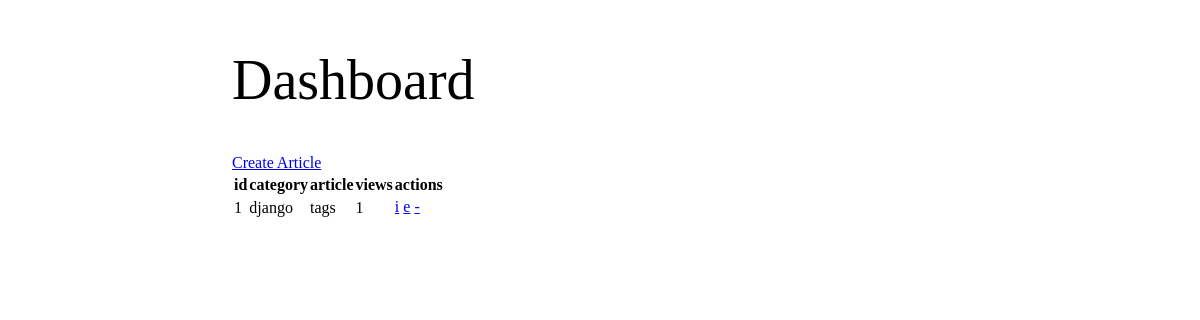
Page /dashboard/ (signed in) on the earlier database version.
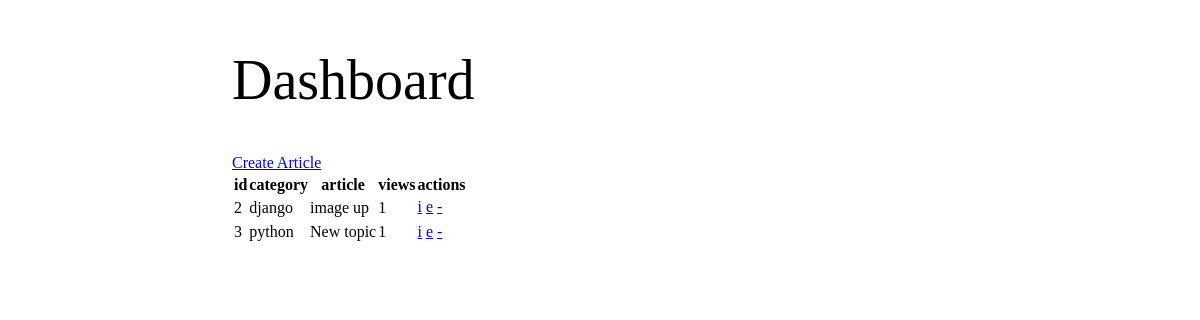
Same page on the later database version.
### blog/models.py (models this page shows, shortened)
class Article(models.Model):
    author = models.ForeignKey(to=User, on_delete=models.CASCADE, blank=True)
    category = models.ForeignKey(to=Category, on_delete=models.CASCADE)
    topic = models.CharField(max_length=255, unique=True)
    body = tm.HTMLField()
    posted = models.BooleanField(default=False)
    thumbnail = models.ImageField(
        upload_to="thumbnails/",
        null=True,
        blank=True,
        validators=[
            FileExtensionValidator(allowed_extensions=["png", "jpg", "jpeg"]),
        ],
    )
    slug = AutoSlugField(
        populate_from="topic",
        blank=True,
        null=True,
        unique=True,
        always_update=True,
        default=None,
        unique_with=["author"],
    )
    created_on = models.DateTimeField(null=True, blank=True)
    updated_on = models.DateTimeField(null=True, blank=True)
    views = models.IntegerField(default=0)
    def get_absolute_url(self):
        return reverse("blog:article_details", kwargs={"slug": self.slug})

class Category(models.Model):
    name = models.CharField(max_length=100, unique=True)
    total_post = models.IntegerField(verbose_name="total posts", default=0)
    def __str__(self):
        return self.name

### blog/views.py (the view)
# urls.py: path("dashboard/", views.dashboard, name="dashboard"),
@login_required()
def dashboard(request):
    articles = Article.objects.all()
    return render(request, "blog/dashboard.html", {"articles": articles})

### blog/templates/blog/dashboard.html
{% extends 'base.html' %} {% block content %}
<h1>Dashboard</h1>
<a href="{% url 'blog:article_create' %}">Create Article</a>
<table>
  <tr>
    <th>id</th>
    <th>category</th>
    <th>article</th>
    <th>views</th>
    <th>actions</th>
  </tr>
  {% for article in articles %}
  <tr>
    <td>{{article.pk}}</td>
    <td>{{article.category}}</td>
    <td>{{article.topic}}</td>
    <td>{{article.views}}</td>
    <td>
      <a href="{{article.get_absolute_url}}">i</a>
      <a href="{% url 'blog:article_update' slug=article.slug %}">e</a>
      <a href="{% url 'blog:article_delete' slug=article.slug %}">-</a>
    </td>
  </tr>
  {% endfor %}
</table>
{% endblock %}

Differences in the rows shown:
removed Article: pk "1", category "django", topic "tags", views "1"
added Article: pk "2", category "django", topic "image up", views "1"
added Article: pk "3", category "python", topic "New topic", views "1"
